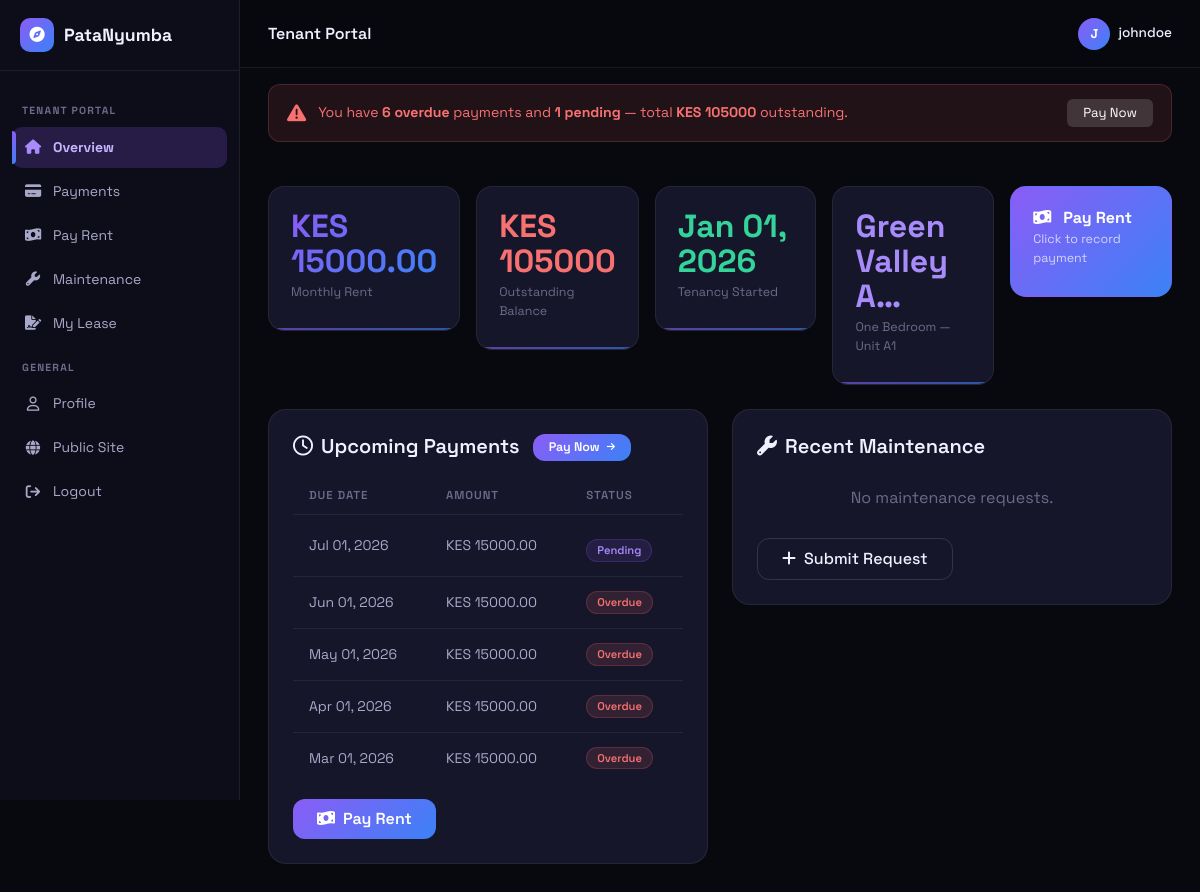
The app's page /portal/ (signed in) with its own data.
### tenants/models.py (models this page shows, shortened)
class Tenancy(models.Model):
    STATUS_CHOICES = [
        ('active', 'Active'),
        ('ended', 'Ended'),
        ('terminated', 'Terminated'),
    ]
    tenant = models.ForeignKey(settings.AUTH_USER_MODEL, on_delete=models.CASCADE, related_name='tenancies')
    unit = models.ForeignKey(Unit, on_delete=models.CASCADE, related_name='tenancies')
    start_date = models.DateField()
    end_date = models.DateField(null=True, blank=True)
    deposit_paid = models.DecimalField(max_digits=10, decimal_places=2, default=0)
    monthly_rent = models.DecimalField(max_digits=10, decimal_places=2)
    status = models.CharField(max_length=20, choices=STATUS_CHOICES, default='active')
    created_at = models.DateTimeField(auto_now_add=True)
    updated_at = models.DateTimeField(auto_now=True)
    class Meta:
        verbose_name_plural = 'tenancies'
        ordering = ['-created_at']

class RentPayment(models.Model):
    STATUS_CHOICES = [
        ('pending', 'Pending'),
        ('paid', 'Paid'),
        ('overdue', 'Overdue'),
        ('late', 'Late'),
    ]
    METHOD_CHOICES = [
        ('mpesa', 'M-Pesa'),
        ('cash', 'Cash'),
        ('bank', 'Bank Transfer'),
        ('other', 'Other'),
    ]
    tenancy = models.ForeignKey(Tenancy, on_delete=models.CASCADE, related_name='payments')
    amount = models.DecimalField(max_digits=10, decimal_places=2)
    due_date = models.DateField()
    paid_date = models.DateField(null=True, blank=True)
    status = models.CharField(max_length=20, choices=STATUS_CHOICES, default='pending')
    payment_method = models.CharField(max_length=10, choices=METHOD_CHOICES, default='mpesa')
    reference = models.CharField(max_length=100, blank=True, help_text='Transaction reference (M-Pesa code or receipt)')
    notes = models.TextField(blank=True)
    created_at = models.DateTimeField(auto_now_add=True)
    class Meta:
        ordering = ['-due_date']

### units/models.py (models this page shows, shortened)
class Unit(models.Model):
    HOUSE_TYPES = (
        ('bedsitter', 'Bedsitter'),
        ('one_bedroom', 'One Bedroom'),
        ('two_bedroom', 'Two Bedroom'),
        ('three_bedroom', 'Three Bedroom'),
        ('four_bedroom', 'Four Bedroom'),
        ('studio', 'Studio'),
    )
    STATUS_CHOICES = (
        ('vacant', 'Vacant'),
        ('occupied', 'Occupied'),
    )
    property = models.ForeignKey('properties.Property', on_delete=models.CASCADE, related_name='units')
    unit_number = models.CharField(max_length=50)
    house_type = models.CharField(max_length=20, choices=HOUSE_TYPES)
    bedrooms = models.IntegerField(default=1)
    bathrooms = models.IntegerField(default=1)
    monthly_rent = models.DecimalField(max_digits=10, decimal_places=2)
    deposit = models.DecimalField(max_digits=10, decimal_places=2, null=True, blank=True)
    floor = models.IntegerField(default=1)
    description = models.TextField(blank=True)
    status = models.CharField(max_length=20, choices=STATUS_CHOICES, default='vacant')
    available_from = models.DateField(null=True, blank=True)
    image = models.ImageField(upload_to='unit_images/', blank=True)
    image_2 = models.ImageField(upload_to='unit_images/', blank=True)
    image_3 = models.ImageField(upload_to='unit_images/', blank=True)
    created_at = models.DateTimeField(auto_now_add=True)
    updated_at = models.DateTimeField(auto_now=True)
    class Meta:
        ordering = ['property', 'unit_number']

### properties/models.py (models this page shows, shortened)
class Property(models.Model):
    owner = models.ForeignKey(User, on_delete=models.CASCADE, related_name='properties')
    name = models.CharField(max_length=200)
    description = models.TextField()
    county = models.CharField(max_length=100)
    town = models.CharField(max_length=100)
    estate = models.CharField(max_length=200, blank=True)
    address = models.CharField(max_length=255, blank=True)
    latitude = models.DecimalField(max_digits=9, decimal_places=6, null=True, blank=True)
    longitude = models.DecimalField(max_digits=9, decimal_places=6, null=True, blank=True)
    image = models.ImageField(upload_to='properties/', blank=True, null=True)
    created_at = models.DateTimeField(auto_now_add=True)
    updated_at = models.DateTimeField(auto_now=True)
    class Meta:
        verbose_name_plural = 'properties'
        ordering = ['-created_at']

### tenants/views.py (the view)
# urls.py: path('', views.portal_home, name='home'),
@login_required
def portal_home(request):
    if request.user.profile.role != 'tenant':
        messages.error(request, 'Tenant portal is for tenants only.')
        return redirect('website:home')
    tenancy = Tenancy.objects.filter(tenant=request.user, status='active').select_related('unit__property').first()
    total_balance = RentPayment.objects.filter(tenancy__tenant=request.user).exclude(status='paid').exclude(notes='stk_intermediary').aggregate(s=Sum('amount'))['s'] or 0
    upcoming_payments = RentPayment.objects.filter(tenancy__tenant=request.user, status__in=['pending', 'overdue'])[:5]
    recent_maintenance = MaintenanceRequest.objects.filter(tenant=request.user)[:3]
    return render(request, 'tenants/portal_home.html', {
        'tenancy': tenancy,
        'total_balance': total_balance,
        'upcoming_payments': upcoming_payments,
        'recent_maintenance': recent_maintenance,
        'active_tab': 'home',
    })

### dashboard/context_processors.py (called while the page is built)
def unread_inquiries(request):
    if request.user.is_authenticated and request.user.profile.role == 'landlord':
        count = Inquiry.objects.filter(unit__property__owner=request.user, is_read=False).count()
        recent = Inquiry.objects.filter(unit__property__owner=request.user, is_read=False).select_related('unit', 'unit__property').order_by('-created_at')[:5]
        return {'unread_count': count, 'recent_inquiries': recent}
    return {'unread_count': 0, 'recent_inquiries': []}

### tenants/templatetags/tenant_extras.py (called while the page is built)
@register.inclusion_tag('tenants/_rent_reminder.html', takes_context=True)
def rent_reminder(context):
    user = context['request'].user
    if user.is_anonymous or user.profile.role != 'tenant':
        return {'show': False}
    qs = RentPayment.objects.filter(tenancy__tenant=user, status__in=['pending', 'overdue']).exclude(notes='stk_intermediary')
    overdue = qs.filter(status='overdue').count()
    pending = qs.filter(status='pending').count()
    total = qs.aggregate(s=Sum('amount'))['s'] or 0
    if overdue == 0 and pending == 0:
        return {'show': False}
    return {'show': True, 'overdue_count': overdue, 'pending_count': pending, 'total_balance': total}

### templates/tenants/portal_home.html (shortened to what this page needs)
{% extends 'tenants/portal_base.html' %}
{% block portal_title %}Tenant Portal{% endblock %}
{% block portal_content %}
{% if tenancy %}
<div class="row g-3 mb-4">
    <div class="col">
        <div class="db-stat-card">
            <div class="db-stat-val gt">KES {{ tenancy.monthly_rent }}</div>
            <div class="db-stat-lbl">Monthly Rent</div>
        </div>
    </div>
    <div class="col">
        <div class="db-stat-card">
            <div class="db-stat-val" style="color:{% if total_balance > 0 %}#f87171{% else %}#34d399{% endif %}">KES {{ total_balance }}</div>
            <div class="db-stat-lbl">Outstanding Balance</div>
        </div>
    </div>
    <div class="col">
        <div class="db-stat-card">
            <div class="db-stat-val" style="color:#34d399">{{ tenancy.start_date|date:'M d, Y' }}</div>
            <div class="db-stat-lbl">Tenancy Started</div>
        </div>
    </div>
    <div class="col">
        <div class="db-stat-card">
            <div class="db-stat-val" style="color:#a78bfa">{{ tenancy.unit.property.name|truncatechars:15 }}</div>
            <div class="db-stat-lbl">{{ tenancy.unit.get_house_type_display }} — Unit {{ tenancy.unit.unit_number }}</div>
        </div>
    </div>
    <div class="col">
        <a href="{% url 'portal:pay' %}" style="text-decoration:none;display:block">
            <div class="db-stat-card" style="background:var(--grad);border-color:transparent;cursor:pointer;transition:transform .2s" onmouseenter="this.style.transform='scale(1.03)'" onmouseleave="this.style.transform='scale(1)'">
                <div class="db-stat-val" style="color:#fff;font-size:1rem"><i class="fa-solid fa-money-bill-wave me-2"></i> Pay Rent</div>
                <div class="db-stat-lbl" style="color:rgba(255,255,255,.7)">Click to record payment</div>
            </div>
        </a>
    </div>
</div>
<div class="row g-4">
    <div class="col-lg-6">
        <div class="gc p-4">
            <h5 class="fw-semibold mb-3"><i class="fa-regular fa-clock me-2"></i>Upcoming Payments <a href="{% url 'portal:pay' %}" class="bgrd btn py-1 px-3 ms-2" style="font-size:.78rem">Pay Now </a></h5>
            {% if upcoming_payments %}
            <div class="table-responsive">
                <table class="db-table">
                    <thead><tr><th>Due Date</th><th>Amount</th><th>Status</th></tr></thead>
                    <tbody>
                        {% for p in upcoming_payments %}
                        <tr>
                            <td>{{ p.due_date|date:'M d, Y' }}</td>
                            <td>KES {{ p.amount }}</td>
                            <td>
                                {% if p.status == 'paid' %}<span class="badge-vacant">Paid</span>
                                {% elif p.status == 'overdue' %}<span class="badge-occupied">Overdue</span>
                                {% else %}<span class="ftag">Pending</span>{% endif %}
                            </td>
                        </tr>
                        {% endfor %}
                    </tbody>
                </table>
            </div>
            {% else %}
            <p style="color:var(--tx3);text-align:center;padding:12px 0">No upcoming payments.</p>
            {% endif %}
            <div class="mt-3"><a href="{% url 'portal:pay' %}" class="bgrd btn px-4 py-2"><i class="fa-solid fa-money-bill-wave me-1"></i> Pay Rent</a></div>
        </div>
    </div>
    <div class="col-lg-6">
        <div class="gc p-4">
            <h5 class="fw-semibold mb-3"><i class="fa-solid fa-wrench me-2"></i>Recent Maintenance</h5>
            {% if recent_maintenance %}
            {% for m in recent_maintenance %}
            <div class="d-flex justify-content-between align-items-center p-3" style="background:var(--bg3);border-radius:10px;margin-bottom:8px">
                <div>
                    <div style="font-weight:600;font-size:.85rem;color:var(--tx)">{{ m.title }}</div>
                    <div style="font-size:.76rem;color:var(--tx3)">{{ m.created_at|date:'M d, Y' }} — {{ m.get_status_display }}</div>
                </div>
                <span class="{% if m.priority == 'urgent' %}badge-occupied{% elif m.priority == 'high' %}ftag-warning{% else %}ftag{% endif %}">{{ m.get_priority_display }}</span>
            </div>
            {% endfor %}
            {% else %}
            <p style="color:var(--tx3);text-align:center;padding:12px 0">No maintenance requests.</p>
            {% endif %}
            <div class="mt-3"><a href="{% url 'portal:maintenance' %}" class="boc btn px-4 py-2"><i class="fa-solid fa-plus me-1"></i> Submit Request</a></div>
        </div>
    </div>
</div>
{% endif %}
{% endblock %}

### templates/tenants/portal_base.html (shortened to what this page needs)
<!DOCTYPE html>
<html lang="en" id="htmlRoot">
<head>
    <link href="/static/css/bootstrap.min.css" rel="stylesheet">
    <link href="/static/css/all.min.css" rel="stylesheet">
    <link href="/static/css/style.css" rel="stylesheet">
</head>
<body>
    <div class="db-sidebar" id="dbSidebar">
        <div class="db-logo">
            <div class="logo-i"><i class="fa-solid fa-compass"></i></div>
            <span>PataNyumba</span>
        </div>
        <div class="db-nav">
            <div class="db-nav-section">Tenant Portal</div>
            <a href="{% url 'portal:home' %}" class="db-nl {% if active_tab == 'home' %}active{% endif %}"><i class="fa-solid fa-house"></i> Overview</a>
            <a href="{% url 'portal:payments' %}" class="db-nl {% if active_tab == 'payments' %}active{% endif %}"><i class="fa-solid fa-credit-card"></i> Payments</a>
            <a href="{% url 'portal:pay' %}" class="db-nl {% if active_tab == 'pay' %}active{% endif %}"><i class="fa-solid fa-money-bill-wave"></i> Pay Rent</a>
            <a href="{% url 'portal:maintenance' %}" class="db-nl {% if active_tab == 'maintenance' %}active{% endif %}"><i class="fa-solid fa-wrench"></i> Maintenance</a>
            <a href="{% url 'portal:lease' %}" class="db-nl {% if active_tab == 'lease' %}active{% endif %}"><i class="fa-solid fa-file-signature"></i> My Lease</a>
            <div class="db-nav-section">General</div>
            <a href="{% url 'accounts:profile' %}" class="db-nl"><i class="fa-regular fa-user"></i> Profile</a>
            <a href="{% url 'website:home' %}" class="db-nl"><i class="fa-solid fa-globe"></i> Public Site</a>
            <a href="{% url 'accounts:logout' %}" class="db-nl"><i class="fa-solid fa-arrow-right-from-bracket"></i> Logout</a>
        </div>
    </div>
    <div class="db-top">
        <div style="font-weight:600">{% block portal_title %}Tenant Portal{% endblock %}</div>
        <div class="ms-auto d-flex align-items-center gap-2">
            <div class="db-avatar">{{ user.username|first|upper }}</div>
            <span style="font-size:.85rem;font-weight:500">{{ user.username }}</span>
        </div>
    </div>
    <div class="db-main">
        {% load tenant_extras %}
        {% rent_reminder %}
        <div class="db-content">
            {% block portal_content %}{% endblock %}
        </div>
    </div>
</body>
</html>

### records on screen
Tenancy: monthly_rent "15000.00", start_date "Jan 01, 2026", unit.property.name "Green Valley A…", unit.house_type "One Bedroom", unit.unit_number "A1"
RentPayment: due_date "Jul 01, 2026", amount "15000.00", status "Pending"
RentPayment: due_date "Jun 01, 2026", amount "15000.00", status "Overdue"
RentPayment: due_date "May 01, 2026", amount "15000.00", status "Overdue"
RentPayment: due_date "Apr 01, 2026", amount "15000.00", status "Overdue"
RentPayment: due_date "Mar 01, 2026", amount "15000.00", status "Overdue"

### other values on screen
{{ user.username|first|upper }} "J"
{{ user.username }} "johndoe"
{{ overdue_count }} "6"
{{ pending_count }} "1"
{{ total_balance }} "105000"
